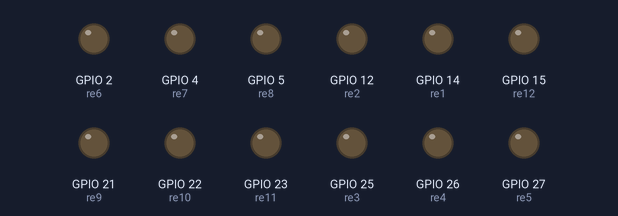
Simulated run of this sketch. Board: ESP32. Shown: output pins drawn as LEDs (lit = HIGH).

Above: at 5.0 s.
At 15.0 s:
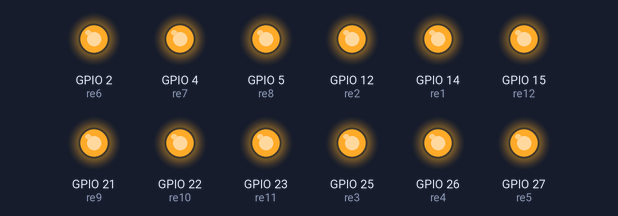
Timing chart, 0 to 26.0 s (numbered marks = the images above):
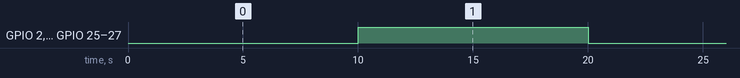

The sketch:

test5.ino
```cpp
#define re1 14
#define re2 12
#define re3 25
#define re4 26
#define re5 27
#define re6 2
#define re7 4
#define re8 5
#define re9 21
#define re10 22
#define re11 23
#define re12 15

void setup() {
  pinMode(re1, OUTPUT);
  pinMode(re2, OUTPUT);
  pinMode(re3, OUTPUT);
  pinMode(re4, OUTPUT);

  pinMode(re5, OUTPUT);
  pinMode(re6, OUTPUT);
  pinMode(re7, OUTPUT);
  pinMode(re8, OUTPUT);

  pinMode(re9, OUTPUT);
  pinMode(re10, OUTPUT);
  pinMode(re11, OUTPUT);
  pinMode(re12, OUTPUT);

  digitalWrite(re1, 1);
  digitalWrite(re2, 1);
  digitalWrite(re3, 1);
  digitalWrite(re4, 1);
  digitalWrite(re5, 1);
  digitalWrite(re6, 1);
  digitalWrite(re7, 1);
  digitalWrite(re8, 1);
  digitalWrite(re9, 1);
  digitalWrite(re10, 1);
  digitalWrite(re11, 1);
  digitalWrite(re12, 1);
}

void loop() {

  digitalWrite(re1, 0);
  digitalWrite(re2, 0);
  digitalWrite(re3, 0);
  digitalWrite(re4, 0);
  digitalWrite(re5, 0);
  digitalWrite(re6, 0);
  digitalWrite(re7, 0);
  digitalWrite(re8, 0);
  digitalWrite(re9, 0);
  digitalWrite(re10, 0);
  digitalWrite(re11, 0);
  digitalWrite(re12, 0);
  delay(10000);
  digitalWrite(re1, 1);
  digitalWrite(re2, 1);
  digitalWrite(re3, 1);
  digitalWrite(re4, 1);
  digitalWrite(re5, 1);
  digitalWrite(re6, 1);
  digitalWrite(re7, 1);
  digitalWrite(re8, 1);
  digitalWrite(re9, 1);
  digitalWrite(re10, 1);
  digitalWrite(re11, 1);
  digitalWrite(re12, 1);
  delay(10000);
}
```

Measured:
- by itself, GPIO 2 (re6), GPIO 4 (re7), GPIO 5 (re8), GPIO 12 (re2), GPIO 14 (re1), GPIO 15 (re12), GPIO 21 (re9), GPIO 22 (re10), GPIO 23 (re11), GPIO 25 (re3), GPIO 26 (re4), GPIO 27 (re5): alternates HIGH for 10.0 s and LOW for 10.0 s
